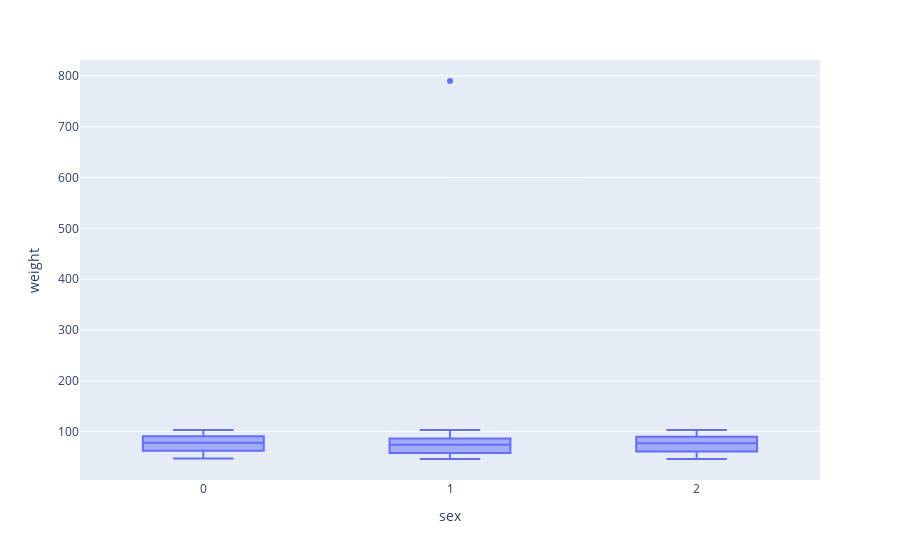

This figure's notebook cell:
### Markdown cell above
- Como puede ver, nuestros datos tienen tres columnas: edad, peso y sexo. La columna sexo consta de tres valores discretos que corresponden a tres clases discretas - 0 es hombre, 1 es mujer y 2 es otro.
- Cree un gráfico de caja con el eje $x$ como columna de sexo y el eje $y$ como peso

### Code cell
fig = px.box(gym, x = 'sex', y = 'weight', notched = False)
fig.show()

### Figure 1 — Plotly figure (JSON) as saved in the notebook; plotly's stock layout.template omitted (floating-point values rounded to 4 significant figures; data arrays with more than 128 entries replaced by an {"elided": "..."} marker saying what was removed)
{"data": [{"alignmentgroup": "True", "hovertemplate": "sex=%{x}<br>weight=%{y}<extra></extra>", "legendgroup": "", "marker": {"color": "#636efa"}, "name": "", "notched": false, "offsetgroup": "", "orientation": "v", "showlegend": false, "type": "box", "x": {"elided": "543 int values"}, "x0": " ", "xaxis": "x", "y": {"elided": "543 int values"}, "y0": " ", "yaxis": "y"}], "layout": {"autosize": true, "boxmode": "group", "legend": {"tracegroupgap": 0}, "margin": {"t": 60}, "xaxis": {"anchor": "y", "autorange": true, "domain": [0, 1], "range": [-0.5, 2.5], "title": {"text": "sex"}, "type": "linear"}, "yaxis": {"anchor": "x", "autorange": true, "domain": [0, 1], "range": [4.667, 831.3], "title": {"text": "weight"}, "type": "linear"}}}
